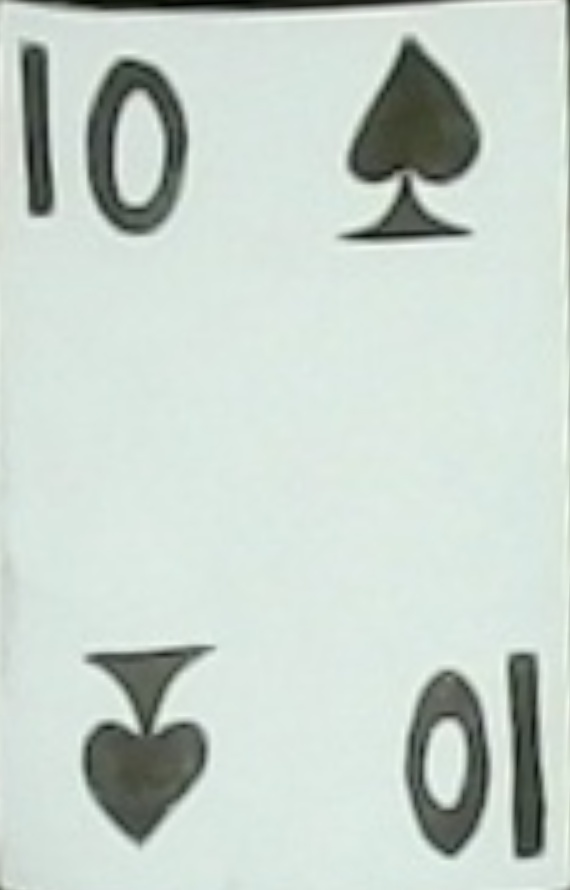
#> input picture carta_rectificada.jpg, 570 x 890 px, found by its file name
$ python crop_regions.py
#> lines starting #> are read from the running program, lines starting #| are printed output that depends on the picture
import cv2

# 1. Cargar la carta rectificada
image = cv2.imread("carta_rectificada.jpg")
#> image is the input picture: shape (890, 570, 3); mean B, G, R 204.1, 211.4, 199.8

if image is None:
    print("Error: no se pudo cargar la carta rectificada.")
    exit()

# 2. Obtener dimensiones de la imagen
height, width = image.shape[:2]
#> height = 890; width = 570

print("Dimensiones de la carta:")
print("Ancho:", width)
#| Ancho: 570
print("Alto:", height)
#| Alto: 890

# 3. Definir regiones de interes (ROI)

# Region A: valor de la carta
value_x1 = int(width * 0.02)
#> value_x1 = 11
value_y1 = int(height * 0.02)
#> value_y1 = 17
value_x2 = int(width * 0.38)
#> value_x2 = 216
value_y2 = int(height * 0.30)
#> value_y2 = 267

# Region B: palo de la carta
suit_x1 = int(width * 0.60)
#> suit_x1 = 342
suit_y1 = int(height * 0.02)
#> suit_y1 = 17
suit_x2 = int(width * 0.99)
#> suit_x2 = 564
suit_y2 = int(height * 0.30)
#> suit_y2 = 267

# 4. Recortar las regiones
value_region = image[
    value_y1:value_y2,
    value_x1:value_x2
]
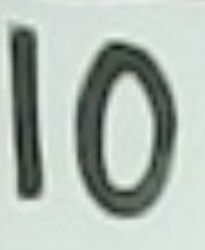
#> value_region: shape (250, 205, 3); mean B, G, R 178.7, 185.4, 175.1

suit_region = image[
    suit_y1:suit_y2,
    suit_x1:suit_x2
]
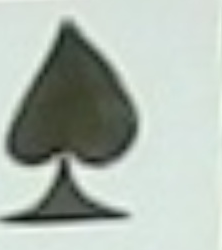
#> suit_region: shape (250, 222, 3); mean B, G, R 176.4, 185.2, 175.2

# 5. Crear una copia para visualizar los recortes
preview = image.copy()

# Dibujar rectangulo verde alrededor del valor
cv2.rectangle(
    preview,
    (value_x1, value_y1),
    (value_x2, value_y2),
    (0, 255, 0),
    3
)

# Dibujar rectangulo azul alrededor del palo
cv2.rectangle(
    preview,
    (suit_x1, suit_y1),
    (suit_x2, suit_y2),
    (255, 0, 0),
    3
)
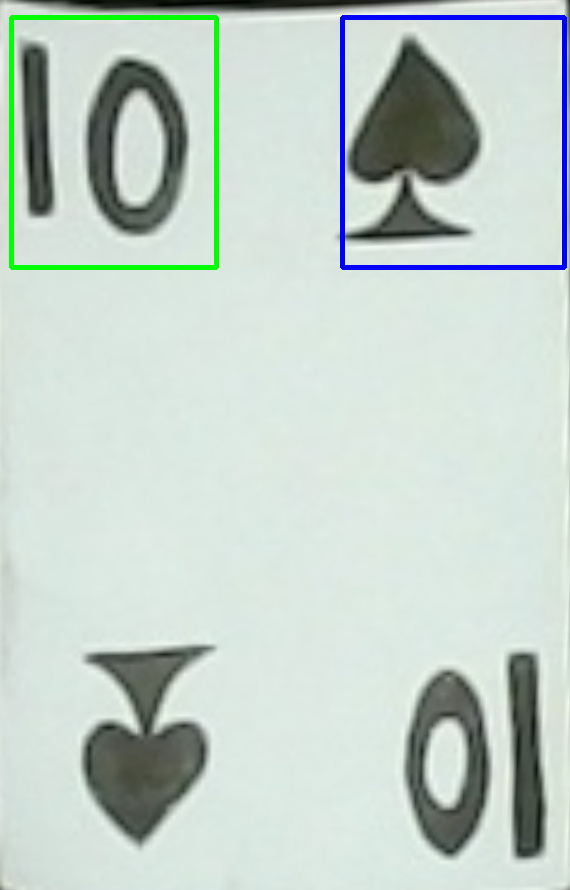
#> preview: shape (890, 570, 3); mean B, G, R 202.5, 209.5, 195.9

# 6. Guardar resultados
cv2.imwrite("region_valor.jpg", value_region)
cv2.imwrite("region_palo.jpg", suit_region)

# 7. Mostrar resultados
cv2.imshow("Carta completa - Regiones ROI", preview)
cv2.imshow("Region A - Valor", value_region)
cv2.imshow("Region B - Palo", suit_region)

print("Regiones extraidas correctamente.")
print("Archivos guardados:")
print("- region_valor.jpg")
print("- region_palo.jpg")

cv2.waitKey(0)
cv2.destroyAllWindows()
